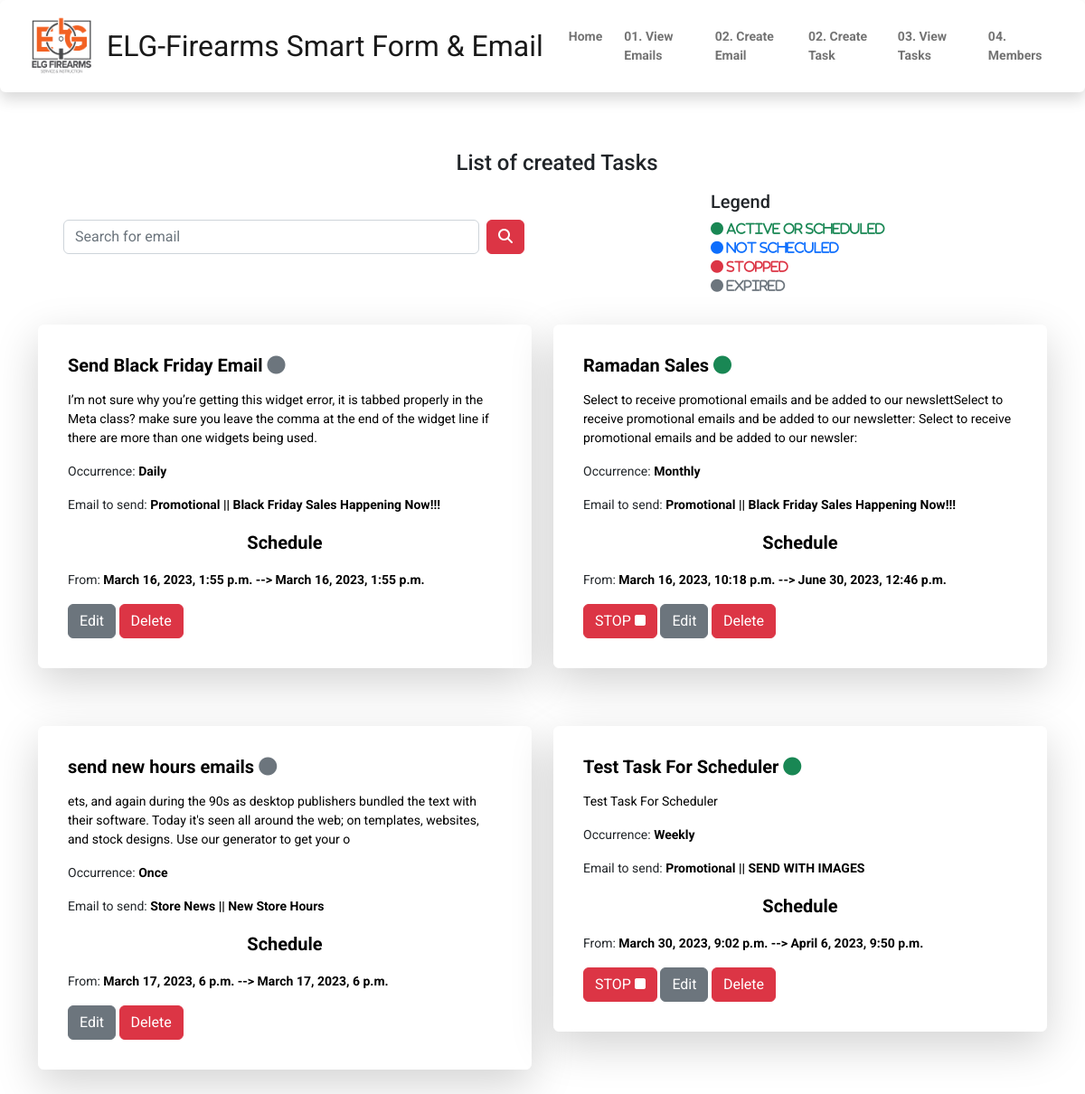
The page /master/search_task on the database its author committed.
### smart_emailApp/models.py (models this page shows, shortened)
class EmailTask(models.Model):
    task_type = (
        ('Once', 'Once'),
        ('Daily', 'Daily'),
        ('Weekly', 'Weekly'),
        ('Monthly', 'Monthly'),
    )
    task_status = (
        ('Scheduled', 'Scheduled'),
        ('STOPPED', 'STOPPED'),
        ('Not Scheduled', 'Not Scheduled'),
        ('Expired', 'Expired'),
    )
    priority_level = (
        ('Low', 'Low'),
        ('Medium', 'Medium'),
        ('High', 'High'),
    )
    task_name = models.CharField(max_length=200)
    task_occurence = models.CharField(max_length=50, choices=task_type, null=True, blank=True)
    task_description = models.TextField(max_length=200)
    recipients = models.CharField(max_length=1000)
    sender = models.EmailField()
    emailToSend = models.ForeignKey(Emails, on_delete=models.CASCADE, null=True, blank=True)
    created_at = models.DateTimeField(auto_now_add=True)
    date_from = models.DateTimeField()
    date_to_sending = models.DateTimeField()
    status = models.CharField(max_length=50, choices=task_status, null=True, blank=True)
    priority = models.CharField(max_length=50, choices=priority_level, null=True, blank=True)
    error_message = models.TextField(null=True, blank=True)
    updated_at = models.DateField(auto_now=True, null=True, blank=True)
    def __str__(self):
        return f'{self.task_name} || {self.task_occurence} || {self.status}'

class Emails(models.Model):
    email_type = (
        ('Promotional', 'Promotional'),
        ('Store News', 'Store News'),
        ('Seasonal Sales', 'Seasonal Sales'),
    )
    subject = models.CharField(max_length=100)
    body = models.TextField(max_length=1000)
    emailtype = models.CharField(max_length=50, choices=email_type, null=True)
    product1_image = models.ImageField(upload_to="email_imageAttachment/", null=True, blank=True, default=None)
    product1_name = models.CharField(max_length=60, null=True, blank=True)
    product1_description = models.CharField(max_length=200, null=True, blank=True)
    product1_link = models.URLField(max_length=100, null=True, blank=True)
    product2_image = models.ImageField(upload_to="email_imageAttachment/", null=True, blank=True, default=None)
    product2_name = models.CharField(max_length=60, null=True, blank=True)
    product2_description = models.CharField(max_length=200, null=True, blank=True)
    product2_link = models.URLField(max_length=100, null=True, blank=True)
    product3_image = models.ImageField(upload_to="email_imageAttachment/", null=True, blank=True, default=None)
    product3_name = models.CharField(max_length=60, null=True, blank=True)
    product3_description = models.CharField(max_length=200, null=True, blank=True)
    product3_link = models.URLField(max_length=100, null=True, blank=True)
    product4_image = models.ImageField(upload_to="email_imageAttachment/", null=True, blank=True, default=None)
    product4_name = models.CharField(max_length=60, null=True, blank=True)
    product4_description = models.CharField(max_length=200, null=True, blank=True)
    product4_link = models.URLField(max_length=100, null=True, blank=True)
    created_at = models.DateTimeField(auto_now_add=True)
    updated_at = models.DateField(auto_now=True, null=True, blank=True)
    def __str__(self):
        return f'{self.emailtype} || {self.subject}'

### smart_emailApp/views.py (the view)
# urls.py: path('search_task', views.task_search, name='search_task'),
def task_search(request):
    search_term = request.GET.get('search-task') or ''
    tasks = EmailTask.objects.filter(task_name__contains=search_term)
    print(tasks)
    context = {'tasks': tasks}
    return render(request, 'smartemail/tasks.html', context)

### templates/smartemail/tasks.html (shortened to what this page needs)
{% extends "nav.html" %}
{% load static %}
{% block navbar %}
    <div class="container">
        <div class="row">
            <h4 class="text-center m-3 mb-3 "> List of created Tasks</h4>
            <div class="row">
                <div class="col-6 m-3 p-3">
                    <form action="{% url 'search_task' %}" method="GET" class="d-flex mx-2" role="search">
                        <input class="form-control me-2 w-70%" name="search-task" id ="search-email" type="search" placeholder="Search for email" aria-label="Search">
                        <button class="btn btn-danger" type="submit" id="button-search"><i
                                class="fa-solid fa-magnifying-glass"></i>
                        </button>
                    </form>
                </div>
                <div class="col-4 ms-auto text-right">
                    <h5>Legend</h5>
                    <i class="fa-solid fa-circle text-success"> Active or Scheduled</i><br>
                    <i class="fa-solid fa-circle text-primary"> Not Scheculed</i><br>
                    <i class="fa-solid fa-circle text-danger"> STOPPED</i><br>
                   <i class="fa-solid fa-circle text-secondary"> Expired</i>
                </div>
            </div>
            {%  for task in tasks %}
                <div class="col-md-6 my-3">
                    <div class="card  border-white shadow-lg p-3 my-3 bg-body rounded">
                        <div class="card-body">
                            <h5 class="mb-3"><span class="card-title text-black fw-bolder ">{{  task.task_name }}</span>
                                {% if task.status == "Scheduled"%}
                                 <i class="fa-solid fa-circle text-success"></i>
                                 {% elif task.status == "Stopped"%}
                                 <i class="fa-solid fa-circle text-primary"></i>
                                {% elif task.status == "Expired"%}
                                <i class="fa-solid fa-circle text-secondary"></i>
                                {% else %}
                                <i class="fa-solid fa-circle text-primary"></i><br>
                                {% endif %}
                                </h5>
                            <p class="card-text text-black">{{ task.task_description}}</p>
                            <p>Occurrence: <span class="card-text text-black fw-bolder">{{ task.task_occurence}}</span> </p>
                            <p>Email to send: <span class="card-text text-black fw-bolder">{{ task.emailToSend}}</span> </p>
                            <p class="card-text text-black fw-bolder text-center fs-5">Schedule</p>
                            <p>From: <span class="card-text text-black fw-bolder">{{ task.date_from}} --> {{ task.date_to_sending}} </span> </p>
                            {% if task.status == "Scheduled" %}
                            <form method="POST" action="{% url 'stop_task' task.id %}" class="d-inline">
                                <button class="btn btn-danger " type="submit"href="{% url 'stop_task' task.id %}"> STOP <i class="fa-solid fa-stop"></i></button>
                            </form>
                            {% endif %}
                            <a href="{%  url 'edit_task' task.id %}" class="btn btn-secondary">Edit</a>
                            <a href="{% url 'delete_task' task.id %}" class="btn btn-danger">Delete</a>
                        </div>
                    </div>
                </div>
            {% endfor %}
        </div>
    </div>
{% endblock %}

### static/css/base.css (style rules this page uses)
body, .navbar, .dropdown-menu { background-color: white !important; font-family: 'Roboto'; font-size: 14px; }

### rows shown on the page
EmailTask: task_name "Send Black Friday Email", status "Expired" (drawn), task_description "I’m not sure why you’re getting this widget error, it is tabbed properly in the Meta class? make sure you leave the comma at the end of the widget line if there are more than one widgets being used.", task_occurence "Daily", emailToSend "Promotional || Black Friday Sales Happening Now!!!", date_from "March 16, 2023, 1:55 p.m.", date_to_sending "March 16, 2023, 1:55 p.m."
EmailTask: task_name "Ramadan Sales", status "Scheduled" (drawn), task_description "Select to receive promotional emails and be added to our newslettSelect to receive promotional emails and be added to our newsletter: Select to receive promotional emails and be added to our newsler:", task_occurence "Monthly", emailToSend "Promotional || Black Friday Sales Happening Now!!!", date_from "March 16, 2023, 10:18 p.m.", date_to_sending "June 30, 2023, 12:46 p.m."
EmailTask: task_name "send new hours emails", status "Expired" (drawn), task_description "ets, and again during the 90s as desktop publishers bundled the text with their software. Today it's seen all around the web; on templates, websites, and stock designs. Use our generator to get your o", task_occurence "Once", emailToSend "Store News || New Store Hours", date_from "March 17, 2023, 6 p.m.", date_to_sending "March 17, 2023, 6 p.m."
EmailTask: task_name "Test Task For Scheduler", status "Scheduled" (drawn), task_description "Test Task For Scheduler", task_occurence "Weekly", emailToSend "Promotional || SEND WITH IMAGES", date_from "March 30, 2023, 9:02 p.m.", date_to_sending "April 6, 2023, 9:50 p.m."
